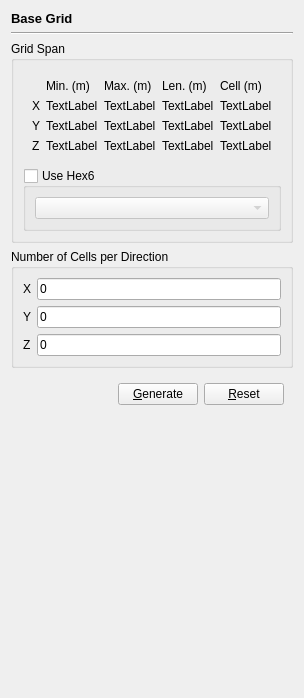
                 <widget class="QWidget" name="baseGridPage">
                  <layout class="QVBoxLayout" name="verticalLayout_5">
                   <item>
                    <widget class="QLabel" name="label_2">
                     <property name="font">
                      <font>
                       <pointsize>10</pointsize>
                       <bold>true</bold>
                      </font>
                     </property>
                     <property name="text">
                      <string>Base Grid</string>
                     </property>
                    </widget>
                   </item>
                   <item>
                    <widget class="Line" name="line_2">
                     <property name="orientation">
                      <enum>Qt::Orientation::Horizontal</enum>
                     </property>
                    </widget>
                   </item>
                   <item>
                    <widget class="QGroupBox" name="groupBox_10">
                     <property name="title">
                      <string>Grid Span</string>
                     </property>
                     <layout class="QVBoxLayout" name="verticalLayout_31">
                      <item>
                       <widget class="QFrame" name="frame">
                        <layout class="QGridLayout" name="gridLayout">
                         <item row="1" column="1">
                          <widget class="QLabel" name="xMin">
                           <property name="text">
                            <string>TextLabel</string>
                           </property>
                          </widget>
                         </item>
                         <item row="3" column="2">
                          <widget class="QLabel" name="zMax">
                           <property name="text">
                            <string>TextLabel</string>
                           </property>
                          </widget>
                         </item>
                         <item row="0" column="3">
                          <widget class="QLabel" name="label_39">
                           <property name="text">
                            <string>Len. (m)</string>
                           </property>
                          </widget>
                         </item>
                         <item row="0" column="2">
                          <widget class="QLabel" name="label_4">
                           <property name="text">
                            <string>Max. (m)</string>
                           </property>
                          </widget>
                         </item>
                         <item row="3" column="0">
                          <widget class="QLabel" name="label_9">
                           <property name="text">
                            <string>Z</string>
                           </property>
                          </widget>
                         </item>
                         <item row="3" column="1">
                          <widget class="QLabel" name="zMin">
                           <property name="text">
                            <string>TextLabel</string>
                           </property>
                          </widget>
                         </item>
                         <item row="2" column="1">
                          <widget class="QLabel" name="yMin">
                           <property name="text">
                            <string>TextLabel</string>
                           </property>
                          </widget>
                         </item>
                         <item row="2" column="2">
                          <widget class="QLabel" name="yMax">
                           <property name="text">
                            <string>TextLabel</string>
                           </property>
                          </widget>
                         </item>
                         <item row="0" column="1">
                          <widget class="QLabel" name="label_3">
                           <property name="text">
                            <string>Min. (m)</string>
                           </property>
                          </widget>
                         </item>
                         <item row="2" column="0">
                          <widget class="QLabel" name="label_8">
                           <property name="text">
                            <string>Y</string>
                           </property>
                          </widget>
                         </item>
                         <item row="1" column="2">
                          <widget class="QLabel" name="xMax">
                           <property name="text">
                            <string>TextLabel</string>
                           </property>
                          </widget>
                         </item>
                         <item row="1" column="0">
                          <widget class="QLabel" name="label_7">
                           <property name="text">
                            <string>X</string>
                           </property>
                          </widget>
                         </item>
                         <item row="0" column="4">
                          <widget class="QLabel" name="label_40">
                           <property name="text">
                            <string>Cell (m)</string>
                           </property>
                          </widget>
                         </item>
                         <item row="1" column="3">
                          <widget class="QLabel" name="xLen">
                           <property name="text">
                            <string>TextLabel</string>
                           </property>
                          </widget>
                         </item>
                         <item row="2" column="3">
                          <widget class="QLabel" name="yLen">
                           <property name="text">
                            <string>TextLabel</string>
                           </property>
                          </widget>
                         </item>
                         <item row="3" column="3">
                          <widget class="QLabel" name="zLen">
                           <property name="text">
                            <string>TextLabel</string>
                           </property>
                          </widget>
                         </item>
                         <item row="1" column="4">
                          <widget class="QLabel" name="xCell">
                           <property name="text">
                            <string>TextLabel</string>
                           </property>
                          </widget>
                         </item>
                         <item row="2" column="4">
                          <widget class="QLabel" name="yCell">
                           <property name="text">
                            <string>TextLabel</string>
                           </property>
                          </widget>
                         </item>
                         <item row="3" column="4">
                          <widget class="QLabel" name="zCell">
                           <property name="text">
                            <string>TextLabel</string>
                           </property>
                          </widget>
                         </item>
                        </layout>
                       </widget>
                      </item>
                      <item>
                       <widget class="QGroupBox" name="useHex6">
                        <property name="title">
                         <string>Use Hex6</string>
                        </property>
                        <property name="checkable">
                         <bool>true</bool>
                        </property>
                        <property name="checked">
                         <bool>false</bool>
                        </property>
                        <layout class="QVBoxLayout" name="verticalLayout_32">
                         <item>
                          <widget class="QComboBox" name="boundingHex6">
                           <property name="placeholderText">
                            <string>None</string>
                           </property>
                          </widget>
                         </item>
                        </layout>
                       </widget>
                      </item>
                     </layout>
                    </widget>
                   </item>
                   <item>
                    <widget class="QGroupBox" name="groupBox_2">
                     <property name="title">
                      <string>Number of Cells per Direction</string>
                     </property>
                     <layout class="QFormLayout" name="formLayout">
                      <item row="0" column="0">
                       <widget class="QLabel" name="label_12">
                        <property name="text">
                         <string>X</string>
                        </property>
                       </widget>
                      </item>
                      <item row="0" column="1">
                       <widget class="IntEdit" name="numCellsX">
                        <property name="text">
                         <string>0</string>
                        </property>
                       </widget>
                      </item>
                      <item row="1" column="0">
                       <widget class="QLabel" name="label_10">
                        <property name="text">
                         <string>Y</string>
                        </property>
                       </widget>
                      </item>
                      <item row="1" column="1">
                       <widget class="IntEdit" name="numCellsY">
                        <property name="text">
                         <string>0</string>
                        </property>
                       </widget>
                      </item>
                      <item row="2" column="0">
                       <widget class="QLabel" name="label_11">
                        <property name="text">
                         <string>Z</string>
                        </property>
                       </widget>
                      </item>
                      <item row="2" column="1">
                       <widget class="IntEdit" name="numCellsZ">
                        <property name="text">
                         <string>0</string>
                        </property>
                       </widget>
                      </item>
                     </layout>
                    </widget>
                   </item>
                   <item>
                    <widget class="QWidget" name="widget_3" native="true">
                     <layout class="QHBoxLayout" name="horizontalLayout_5">
                      <item>
                       <spacer name="horizontalSpacer_3">
                        <property name="orientation">
                         <enum>Qt::Orientation::Horizontal</enum>
                        </property>
                        <property name="sizeHint" stdset="0">
                         <size>
                          <width>40</width>
                          <height>20</height>
                         </size>
                        </property>
                       </spacer>
                      </item>
                      <item>
                       <widget class="QPushButton" name="generate">
                        <property name="text">
                         <string>&amp;Generate</string>
                        </property>
                       </widget>
                      </item>
                      <item>
                       <widget class="QPushButton" name="baseGridReset">
                        <property name="text">
                         <string>&amp;Reset</string>
                        </property>
                       </widget>
                      </item>
                     </layout>
                    </widget>
                   </item>
                   <item>
                    <spacer name="verticalSpacer">
                     <property name="orientation">
                      <enum>Qt::Orientation::Vertical</enum>
                     </property>
                     <property name="sizeHint" stdset="0">
                      <size>
                       <width>20</width>
                       <height>273</height>
                      </size>
                     </property>
                    </spacer>
                   </item>
                  </layout>
                 </widget>
